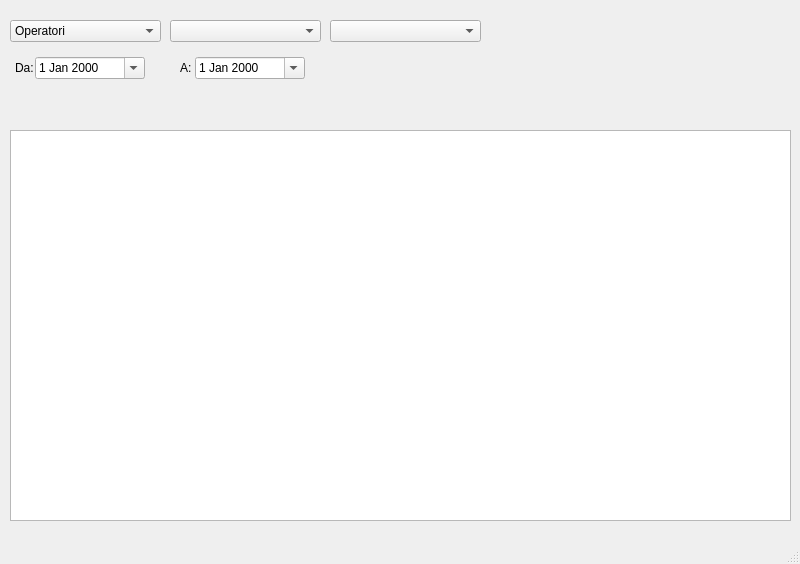
<?xml version="1.0" encoding="UTF-8"?>
<ui version="4.0">
 <class>report_window</class>
 <widget class="QMainWindow" name="report_window">
  <property name="geometry">
   <rect>
    <x>0</x>
    <y>0</y>
    <width>800</width>
    <height>564</height>
   </rect>
  </property>
  <property name="windowTitle">
   <string>Report</string>
  </property>
  <property name="windowIcon">
   <iconset resource="xz.qrc">
    <normaloff>:/images/images/AnconAmbiente_Logo.png</normaloff>:/images/images/AnconAmbiente_Logo.png</iconset>
  </property>
  <widget class="QWidget" name="report_widget">
   <widget class="QTextEdit" name="risultato_textedit">
    <property name="geometry">
     <rect>
      <x>10</x>
      <y>130</y>
      <width>781</width>
      <height>391</height>
     </rect>
    </property>
   </widget>
   <widget class="QComboBox" name="entita_combo">
    <property name="geometry">
     <rect>
      <x>10</x>
      <y>20</y>
      <width>151</width>
      <height>22</height>
     </rect>
    </property>
    <item>
     <property name="text">
      <string>Operatori</string>
     </property>
    </item>
    <item>
     <property name="text">
      <string>Mezzi</string>
     </property>
    </item>
    <item>
     <property name="text">
      <string>Servizi</string>
     </property>
    </item>
    <item>
     <property name="text">
      <string>Turni</string>
     </property>
    </item>
    <item>
     <property name="text">
      <string>Clienti</string>
     </property>
    </item>
    <item>
     <property name="text">
      <string>Utenti</string>
     </property>
    </item>
   </widget>
   <widget class="QComboBox" name="oggetto_combo">
    <property name="geometry">
     <rect>
      <x>170</x>
      <y>20</y>
      <width>151</width>
      <height>22</height>
     </rect>
    </property>
   </widget>
   <widget class="QComboBox" name="opzione_combo">
    <property name="geometry">
     <rect>
      <x>330</x>
      <y>20</y>
      <width>151</width>
      <height>22</height>
     </rect>
    </property>
   </widget>
   <widget class="QDateEdit" name="da_datepicker">
    <property name="geometry">
     <rect>
      <x>35</x>
      <y>57</y>
      <width>110</width>
      <height>22</height>
     </rect>
    </property>
    <property name="calendarPopup">
     <bool>true</bool>
    </property>
   </widget>
   <widget class="QDateEdit" name="a_datepicker">
    <property name="geometry">
     <rect>
      <x>195</x>
      <y>57</y>
      <width>110</width>
      <height>22</height>
     </rect>
    </property>
    <property name="calendarPopup">
     <bool>true</bool>
    </property>
   </widget>
   <widget class="QLabel" name="label">
    <property name="geometry">
     <rect>
      <x>15</x>
      <y>60</y>
      <width>21</width>
      <height>16</height>
     </rect>
    </property>
    <property name="text">
     <string>Da:</string>
    </property>
   </widget>
   <widget class="QLabel" name="label_2">
    <property name="geometry">
     <rect>
      <x>180</x>
      <y>60</y>
      <width>16</width>
      <height>16</height>
     </rect>
    </property>
    <property name="text">
     <string>A:</string>
    </property>
   </widget>
   <widget class="QLabel" name="warning_label">
    <property name="geometry">
     <rect>
      <x>10</x>
      <y>100</y>
      <width>761</width>
      <height>21</height>
     </rect>
    </property>
    <property name="styleSheet">
     <string notr="true">color:red</string>
    </property>
    <property name="text">
     <string/>
    </property>
   </widget>
  </widget>
  <widget class="QStatusBar" name="statusbar"/>
 </widget>
 <resources>
  <include location="xz.qrc"/>
 </resources>
 <connections/>
</ui>
